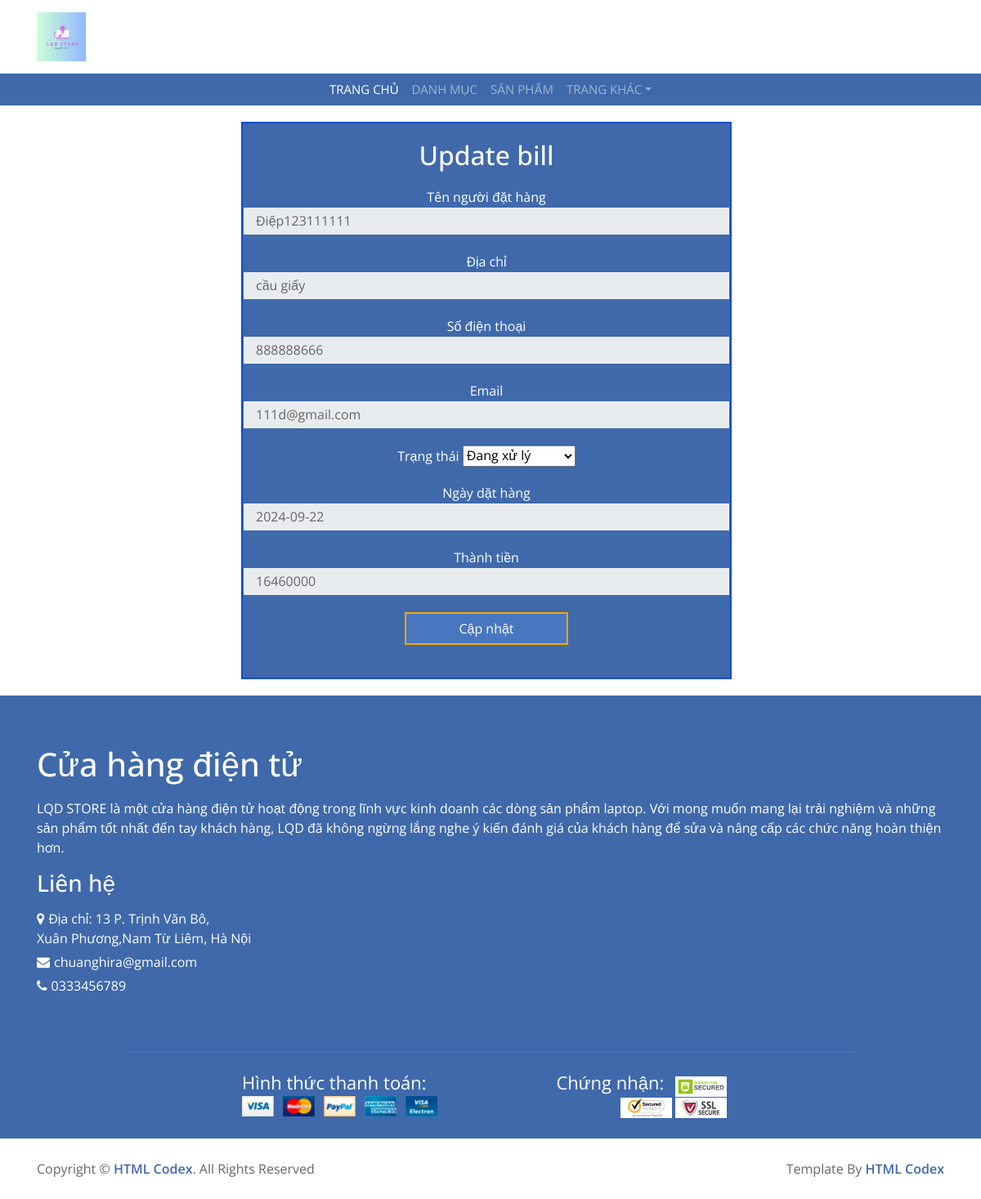
/admin/index.php?act=suabill&id=141, run on the app's committed database.
### tables this page shows
CREATE TABLE `bill` (
  `id` int NOT NULL,
  `id_user` int NOT NULL,
  `bill_name` varchar(50) NOT NULL,
  `bill_diachi` varchar(255) NOT NULL,
  `bill_sdt` int NOT NULL,
  `bill_email` varchar(225) NOT NULL,
  `id_pttt` int NOT NULL DEFAULT '1',
  `id_trangthai` int NOT NULL DEFAULT '1',
  `ngaydathang` date NOT NULL,
  `total` int NOT NULL
);

### model/pdo.php (called while the page is built, shortened)
<?php
function pdo_get_connection(){
    $dburl = "mysql:host=localhost;dbname=duan1;charset=utf8";
    $username = 'root';
    $password = '';
    $conn = new PDO($dburl, $username, $password);
    $conn -> setAttribute(PDO::ATTR_ERRMODE, PDO::ERRMODE_EXCEPTION);
    return $conn;
}
function pdo_query($sql){
    $sql_args = array_slice(func_get_args(),1);
    try {
        $conn = pdo_get_connection();
        $stmt = $conn->prepare($sql);
        $stmt -> execute($sql_args);
        $rows = $stmt->fetchAll();
        return $rows;
    } catch (PDOException $e) {
        throw $e;
    }
    finally{
        unset($conn);
    }
}
function pdo_query_one($sql){
    $sql_args = array_slice(func_get_args(),1);
    try {
        $conn = pdo_get_connection();
        $stmt = $conn->prepare($sql);
        $stmt -> execute($sql_args);
        $row = $stmt->fetch(PDO::FETCH_ASSOC);
        return $row;
    } catch (PDOException $e) {
        throw $e;
    }
    finally{
        unset($conn);
    }
}
?>

### model/donhang.php (called while the page is built, shortened)
<?php
    function loadall_trangthaidh(){
        $sql="select * from trangthaidh";
        $listtrangthai=pdo_query($sql);
        return $listtrangthai;
    }
    function loadone_donhang($id){
        $sql="select * from bill where id=".$id;
        $dh=pdo_query_one($sql);
        return $dh;
    }
?>

### admin/donhang/update.php (the view, shortened to what this page needs)
<?php
if(is_array($dh)){
    extract($dh);
}
?>
<div class="container">
                <div class="row">
                    <div class="col-md-12">
                        <div class="table-responsive khung">
                            <div class="tieude">
                                <h2 class="adm">Update bill</h2>
                            </div>
                           <form action="index.php?act=updatedh" method="post" class="khung2" >
                                <div class="adm">
                                    Tên người đặt hàng<br>
                                    <input type="text" name="bill_name" class="form-control"  value="<?php echo $bill_name?>" disabled>
                                </div>
                                <div class="adm">
                                    Địa chỉ<br>
                                    <input type="text" name="bill_diachi" class="form-control"  value="<?php echo $bill_diachi?>" disabled>
                                </div>
                                <div class="adm">
                                    Số điện thoại<br>
                                    <input type="text" name="bill_sdt" class="form-control"  value="<?php echo $bill_sdt?>" disabled>
                                </div>
                                <div class="adm">
                                    Email<br>
                                    <input type="email" name="bill_email" class="form-control"  value="<?php  echo $bill_email?>" disabled>
                                </div>
                                <div class="adm">
                                    Trạng thái
                                    <select name="idtrangthai" id="" class="form-select">
                                        <?php foreach ($listtrangthai as $tt) {
                                           ?>
                                        <option value="<?php echo $tt['idtrangthai'] ?>"><?php echo $tt['trangthai']?></option>
                                        <?php
                                    }?></select>
                                </div>
                                <div class="adm">
                                   Ngày dặt hàng<br>
                                    <input type="text" name="ngaydathang" class="form-control"  value="<?php echo $ngaydathang?>" disabled>
                                </div>
                                <div class="adm">
                                   Thành tiền<br>
                                    <input type="text" name="total" class="form-control"  value="<?php echo $total?>" disabled>
                                </div>
                                <div class="adm">
                                <a href="index.php?act=listdh "><input type="submit" name="capnhat"  value="Cập nhật" class="nhap"></a>
                                </div>
                           </form>
                        </div>
                    </div>
                </div>
                </div>

### css/style.css (style rules this page uses)
body { color: #666666; font-family: 'Open Sans', sans-serif; font-weight: 400; background: #ffffff; }
a { color: #3F69AA; transition: 0.5s; }
h1, h2, h3, h4, h5, h6 { color: #666666; margin: 0 0 15px 0; padding: 0; }
.form-control, .custom-select { width: 100%; height: 35px; padding: 0 15px; color: #666666; border: 1px solid #3F69AA; border-radius: 0; margin-bottom: 15px }
.adm { margin-top: 20px; margin-bottom: 20px; }
.tieude { text-align: center; }
.tieude>h2 { color: white; }
.khung { text-align: center; border: 2px rgb(15, 76, 208) solid ; width: 600px; margin-top: 20px; margin-left: 250px; margin-bottom: 20px; background-color: #3F69AA; color: white; }
.nhap { background: #4977bf; color: white; border: 2px orange solid ; margin-bottom: 20px; width: 200px; height: 40px; }

### data on the page
bill: bill_name "Điệp123111111", bill_diachi "cầu giấy", bill_sdt "888888666", bill_email "111d@gmail.com", ngaydathang "2024-09-22", total "16460000"

### other printed values
form field idtrangthai "Đang xử lý"
